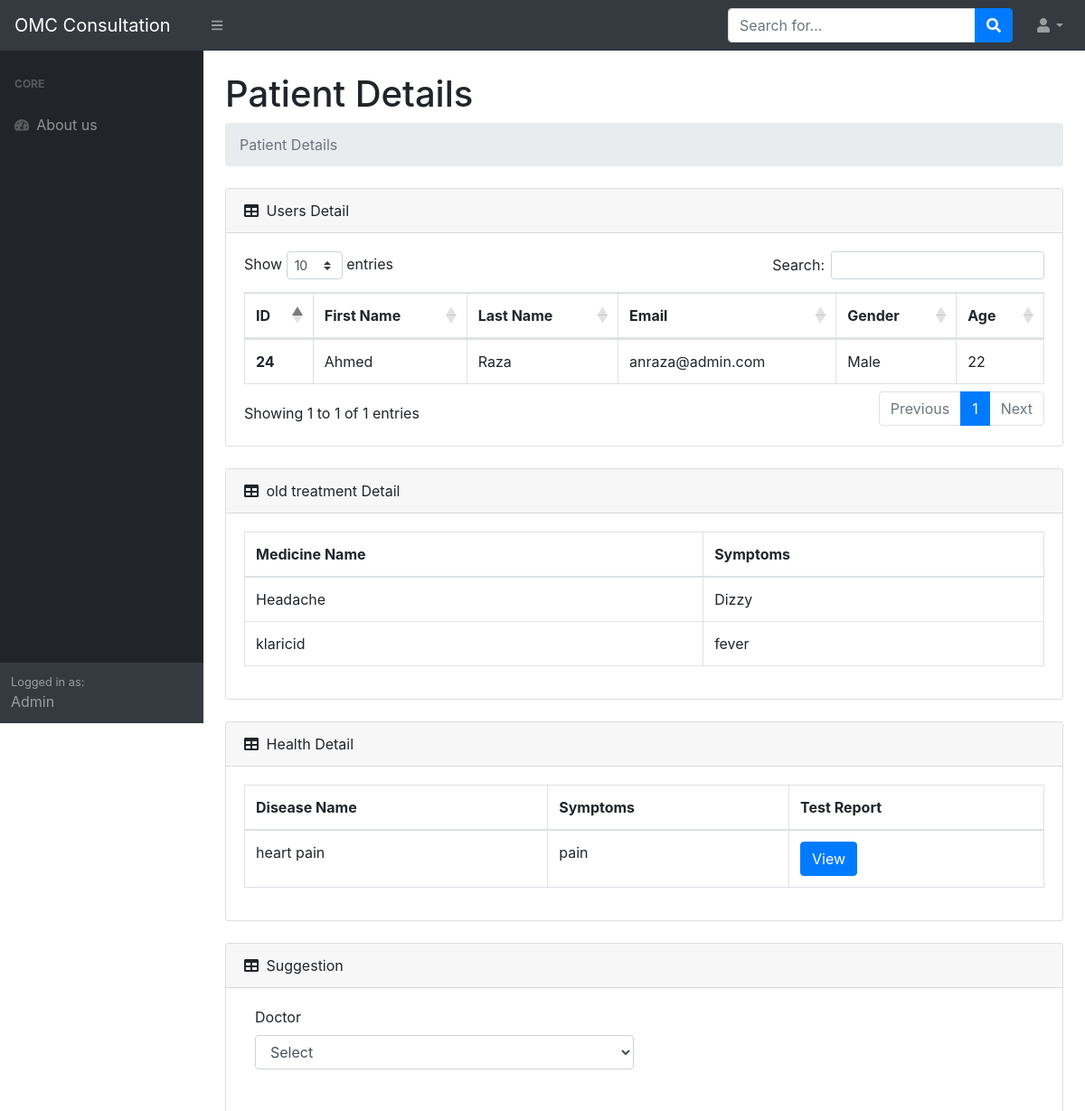
The app's page /view_detail.php?Email=anraza@admin.com (upper part), older data.
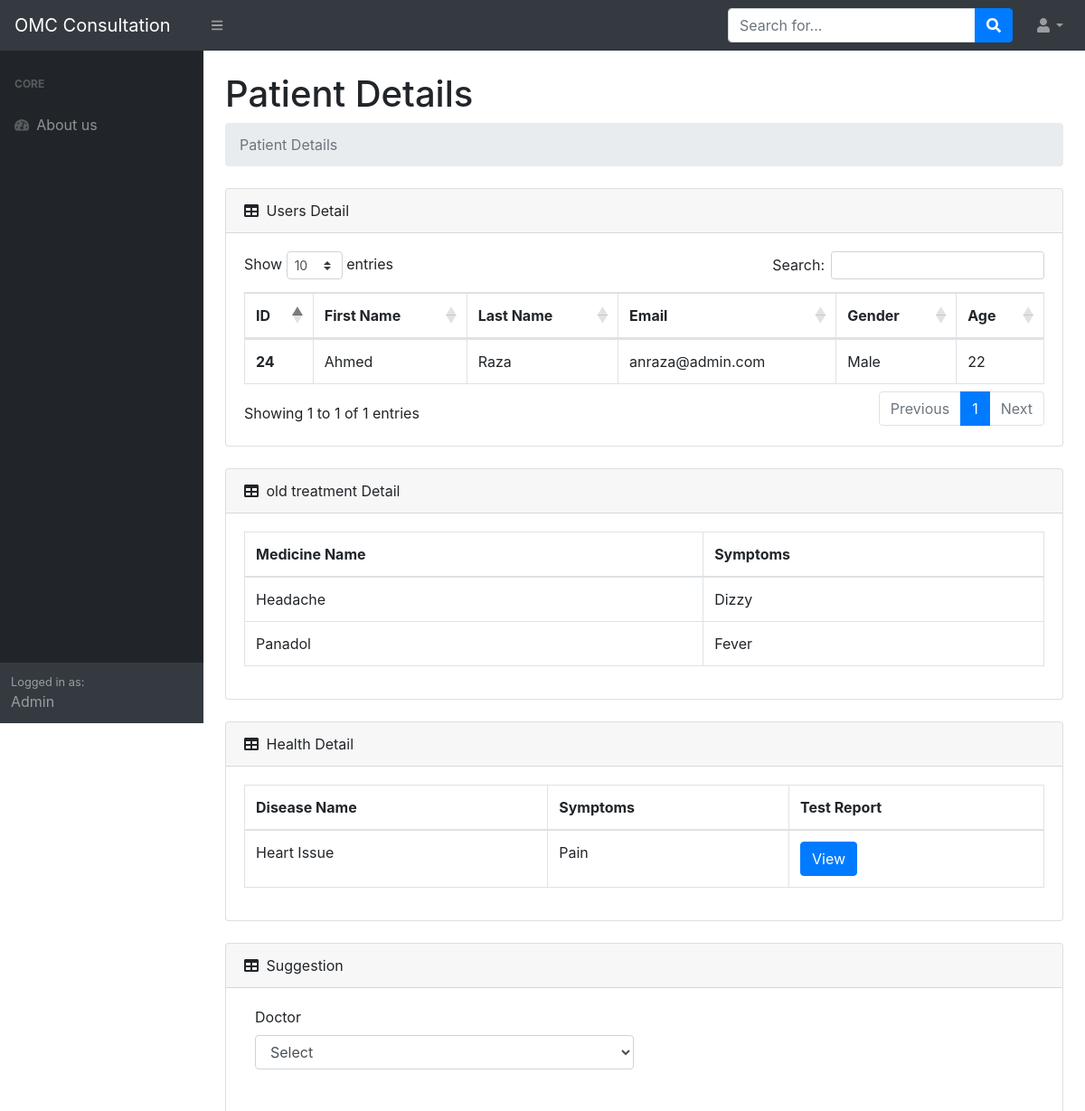
The same page, newer data.
### tables this page shows
CREATE TABLE `user` (
  `id` int(11) NOT NULL,
  `Fname` varchar(50) NOT NULL,
  `Lname` varchar(50) NOT NULL,
  `Email` varchar(50) NOT NULL,
  `Password` varchar(50) NOT NULL,
  `role` int(11) NOT NULL,
  `Mname` varchar(255) DEFAULT NULL,
  `Dname` varchar(255) DEFAULT NULL,
  `symtoms` varchar(255) DEFAULT NULL,
  `Gender` varchar(6) DEFAULT NULL,
  `Age` varchar(10) NOT NULL
);

CREATE TABLE `tblpostoldtreatment` (
  `MID` int(11) NOT NULL,
  `Email` varchar(50) NOT NULL,
  `Mname` varchar(255) NOT NULL,
  `Sname` varchar(255) NOT NULL
);

CREATE TABLE `posthealthdetails` (
  `phd` int(11) NOT NULL,
  `Email` varchar(50) NOT NULL,
  `Dname` varchar(255) NOT NULL,
  `Sname` varchar(255) NOT NULL,
  `file` varchar(255) NOT NULL,
  `fileNameRaw` varchar(255) NOT NULL
);

### view_detail.php (the view, shortened to what this page needs)
<?php
include 'config.php';
$Email = $_GET['Email'];
$record = mysqli_query($con, "SELECT * FROM `user` WHERE Email='$Email' ");
$oldtreat = mysqli_query($con, "SELECT * FROM `tblpostoldtreatment` WHERE Email='$Email' ");
$disease = mysqli_query($con, "SELECT * FROM `posthealthdetails` WHERE Email='$Email' ");
include 'header.php';
?>
<body class="sb-nav-fixed">
    <nav class="sb-topnav navbar navbar-expand navbar-dark bg-dark">
        <a class="navbar-brand" href="admin.php">OMC Consultation</a>
        <button class="btn btn-link btn-sm order-1 order-lg-0" id="sidebarToggle" href="#"><i class="fas fa-bars"></i></button>
        <form class="d-none d-md-inline-block form-inline ml-auto mr-0 mr-md-3 my-2 my-md-0">
            <div class="input-group">
                <input class="form-control" type="text" placeholder="Search for..." aria-label="Search" aria-describedby="basic-addon2" />
                <div class="input-group-append">
                    <button class="btn btn-primary" type="button"><i class="fas fa-search"></i></button>
                </div>
            </div>
        </form>
        <ul class="navbar-nav ml-auto ml-md-0">
            <li class="nav-item dropdown">
                <a class="nav-link dropdown-toggle" id="userDropdown" href="#" role="button" data-toggle="dropdown" aria-haspopup="true" aria-expanded="false"><i class="fas fa-user fa-fw"></i></a>
            </li>
        </ul>
    </nav>
    <div id="layoutSidenav">
        <div id="layoutSidenav_nav">
            <nav class="sb-sidenav accordion sb-sidenav-dark" id="sidenavAccordion">
                <div class="sb-sidenav-menu">
                    <div class="nav">
                        <div class="sb-sidenav-menu-heading">Core</div>
                        <a class="nav-link" href="#">
                            <div class="sb-nav-link-icon"><i class="fas fa-tachometer-alt"></i></div>
                        </a>
                        <div class="sb-sidenav-menu-heading">Addons</div>
                        <a class="nav-link" href="charts.html">
                            <div class="sb-nav-link-icon"><i class="fas fa-chart-area"></i></div>
                        </a>
                        <a class="nav-link" href="tables.html">
                            <div class="sb-nav-link-icon"><i class="fas fa-table"></i></div>
                        </a>
                    </div>
                </div>
                <div class="sb-sidenav-footer">
                    <div class="small">Logged in as:</div>
                </div>
            </nav>
        </div>
        <div id="layoutSidenav_nav">
            <nav class="sb-sidenav accordion sb-sidenav-dark" id="sidenavAccordion">
                <div class="sb-sidenav-menu">
                    <div class="nav">
                        <div class="sb-sidenav-menu-heading">Core</div>
                        <a class="nav-link" href="#">
                            <div class="sb-nav-link-icon"><i class="fas fa-tachometer-alt"></i></div>
                            About us
                        </a>
                    </div>
                </div>
                <div class="sb-sidenav-footer">
                    <div class="small">Logged in as:</div>
                    Admin
                </div>
            </nav>
        </div>
        <div id="layoutSidenav_content">
            <main>
                <div class="container-fluid">
                    <h1 class="mt-4">Patient Details</h1>
                    <ol class="breadcrumb mb-4">
                        <li class="breadcrumb-item active">Patient Details</li>
                    </ol>
                    <div class="card mb-4">
                        <div class="card-header">
                            <i class="fas fa-table mr-1"></i>
                            Users Detail
                        </div>
                        <div class="card-body">
                            <div class="table-responsive">
                                <table class="table table-bordered" id="dataTable" width="100%" cellspacing="0">
                                    <thead>
                                        <tr>
                                            <th>ID</th>
                                            <th>First Name</th>
                                            <th>Last Name</th>
                                            <th>Email</th>
                                            <th>Gender</th>
                                            <th>Age</th>
                                        </tr>
                                    </thead>
                                    <tbody>
                                        <?php
                                        while ($row = mysqli_fetch_array($record)) {
                                        ?>
                                            <form method="post" action="view_detail.php">
                                                <tr>
                                                    <th scope="row"><input type="hidden" name="PID" value="$row['id']"><?php echo $row['id'] ?></th>
                                                    <td><input type="hidden" disabled name="Fname" value="$row['Fname']"><?php echo $row['Fname'] ?></td>
                                                    <td><input type="hidden" disabled name="Lname" value="$row['Lname']"><?php echo $row['Lname'] ?></td>
                                                    <td><input type="hidden" disabled name="Email" value="$row['Email']"><?php echo $row['Email'] ?></td>
                                                    <td><input type="hidden" disabled name="Gender" value="$row['Gender']"><?php echo $row['Gender'] ?></td>
                                                    <td><input type="hidden" disabled name="Age" value="$row['Age']"><?php echo $row['Age'] ?></td>
                                                </tr>
                                            </form>
                                        <?php
                                        }
                                        ?>
                                    </tbody>
                                </table>
                            </div>
                        </div>
                    </div>
                    <div class="card mb-4">
                        <div class="card-header">
                            <i class="fas fa-table mr-1"></i>
                            old treatment Detail
                        </div>
                        <div class="card-body">
                            <div class="table-responsive">
                                <table class="table table-bordered" id="dataTable" width="100%" cellspacing="0">
                                    <thead>
                                        <tr>
                                            <th>Medicine Name</th>
                                            <th>Symptoms</th>
                                        </tr>
                                    </thead>
                                    <tbody>
                                        <?php
                                        while ($row1 = mysqli_fetch_array($oldtreat)) {
                                        ?>
                                            <form method="post" action="view_detail.php">
                                                <tr>
                                                    <td><input type="hidden" disabled name="Gender" value="$row1['Mname']"><?php echo $row1['Mname'] ?></td>
                                                    <td><input type="hidden" disabled name="Age" value="$row['Sname']"><?php echo $row1['Sname'] ?></td>
                                                </tr>
                                            </form>
                                        <?php
                                        }
                                        ?>
                                    </tbody>
                                </table>
                            </div>
                        </div>
                    </div>
                    <div class="card mb-4">
                        <div class="card-header">
                            <i class="fas fa-table mr-1"></i>
                            Health Detail
                        </div>
                        <div class="card-body">
                            <div class="table-responsive">
                                <table class="table table-bordered" id="dataTable" width="100%" cellspacing="0">
                                    <thead>
                                        <tr>
                                            <th>Disease Name</th>
                                            <th>Symptoms</th>
                                            <th>Test Report</th>
                                        </tr>
                                    </thead>
                                    <tbody>
                                        <?php
                                        while ($row2 = mysqli_fetch_array($disease)) {
                                        ?>
                                            <form method="post" action="view_detail.php">
                                                <tr>
                                                    <td><input type="hidden" disabled name="Gender" value="$row2['Dname']"><?php echo $row2['Dname'] ?></td>
                                                    <td><input type="hidden" disabled name="Age" value="$row2['Sname']"><?php echo $row2['Sname'] ?></td>
                                                    <td><input type="hidden" disabled name="file" value="$row2['file']"><a class="btn btn-primary" href="<?php echo 'uploads/'.$row2['file'] ?>">View</a></td>
                                                </tr>
                                            </form>
                                        <?php
                                        }
                                        ?>
                                    </tbody>
                                </table>
                            </div>
                        </div>
                    </div>
                    <div class="card mb-4">
                        <div class="card-header">
                            <i class="fas fa-table mr-1"></i>
                            Suggestion
                        </div>
                        <div class="card-body">
                            <form method="post">
                                <div class="col-md-6 mb-5">
                                    <label for="inputState" class="form-label">Doctor</label>
                                    <select id="inputState" class="form-control" name="Doctor">
                                        <option value='select'>Select</option>
                                    </select>
                                </div>
                            </form>
                        </div>
                    </div>
                </div>
            </main>
        </div>
    </div>
</body>
</html>

### header.php (shortened to what this page needs)
<!DOCTYPE html>
<html lang="en">
    <head>
        <link href="css/styles.css" rel="stylesheet" />
        <link href="https://cdn.datatables.net/1.10.20/css/dataTables.bootstrap4.min.css" rel="stylesheet" />
    </head>

Row changes from the older to the newer data that the page shows:
removed tblpostoldtreatment: Mname "klaricid", Sname "fever"
removed posthealthdetails: Dname "heart pain", Sname "pain"
added tblpostoldtreatment: Mname "Panadol", Sname "Fever"
added posthealthdetails: Dname "Heart Issue", Sname "Pain"
